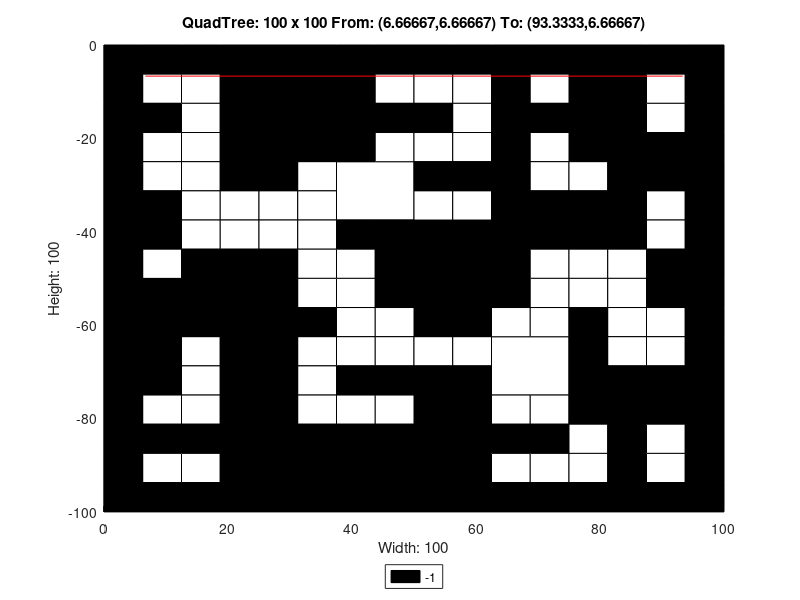

MATLAB code for this plot:
axis([0 100 -100 0]);
title('QuadTree: 100 x 100 From: (6.66667,6.66667) To: (93.3333,6.66667)');
xlabel('Width: 100');
ylabel('Height: 100');
rectangle('Position',[25 -12.5 12.5 12.5], 'FaceColor',[0 0 0]);
rectangle('Position',[25 -25 12.5 12.5], 'FaceColor',[0 0 0]);
rectangle('Position',[37.5 -37.5 12.5 12.5], 'FaceColor',[1 1 1]);
rectangle('Position',[75 -12.5 12.5 12.5], 'FaceColor',[0 0 0]);
rectangle('Position',[75 -25 12.5 12.5], 'FaceColor',[0 0 0]);
rectangle('Position',[50 -50 12.5 12.5], 'FaceColor',[0 0 0]);
rectangle('Position',[0 -62.5 12.5 12.5], 'FaceColor',[0 0 0]);
rectangle('Position',[12.5 -62.5 12.5 12.5], 'FaceColor',[0 0 0]);
rectangle('Position',[0 -75 12.5 12.5], 'FaceColor',[0 0 0]);
rectangle('Position',[25 -100 12.5 12.5], 'FaceColor',[0 0 0]);
rectangle('Position',[37.5 -100 12.5 12.5], 'FaceColor',[0 0 0]);
rectangle('Position',[50 -62.5 12.5 12.5], 'FaceColor',[0 0 0]);
rectangle('Position',[62.5 -75 12.5 12.5], 'FaceColor',[1 1 1]);
rectangle('Position',[50 -87.5 12.5 12.5], 'FaceColor',[0 0 0]);
rectangle('Position',[50 -100 12.5 12.5], 'FaceColor',[0 0 0]);
rectangle('Position',[0 -6.25 6.25 6.25], 'FaceColor',[0 0 0]);
rectangle('Position',[6.25 -6.25 6.25 6.25], 'FaceColor',[0 0 0]);
rectangle('Position',[0 -12.5 6.25 6.25], 'FaceColor',[0 0 0]);
rectangle('Position',[6.25 -12.5 6.25 6.25], 'FaceColor',[1 1 1]);
rectangle('Position',[12.5 -6.25 6.25 6.25], 'FaceColor',[0 0 0]);
rectangle('Position',[18.75 -6.25 6.25 6.25], 'FaceColor',[0 0 0]);
rectangle('Position',[12.5 -12.5 6.25 6.25], 'FaceColor',[1 1 1]);
rectangle('Position',[18.75 -12.5 6.25 6.25], 'FaceColor',[0 0 0]);
rectangle('Position',[0 -18.75 6.25 6.25], 'FaceColor',[0 0 0]);
rectangle('Position',[6.25 -18.75 6.25 6.25], 'FaceColor',[0 0 0]);
rectangle('Position',[0 -25 6.25 6.25], 'FaceColor',[0 0 0]);
rectangle('Position',[6.25 -25 6.25 6.25], 'FaceColor',[1 1 1]);
rectangle('Position',[12.5 -18.75 6.25 6.25], 'FaceColor',[1 1 1]);
rectangle('Position',[18.75 -18.75 6.25 6.25], 'FaceColor',[0 0 0]);
rectangle('Position',[12.5 -25 6.25 6.25], 'FaceColor',[1 1 1]);
rectangle('Position',[18.75 -25 6.25 6.25], 'FaceColor',[0 0 0]);
rectangle('Position',[37.5 -6.25 6.25 6.25], 'FaceColor',[0 0 0]);
rectangle('Position',[43.75 -6.25 6.25 6.25], 'FaceColor',[0 0 0]);
rectangle('Position',[37.5 -12.5 6.25 6.25], 'FaceColor',[0 0 0]);
rectangle('Position',[43.75 -12.5 6.25 6.25], 'FaceColor',[1 1 1]);
rectangle('Position',[37.5 -18.75 6.25 6.25], 'FaceColor',[0 0 0]);
rectangle('Position',[43.75 -18.75 6.25 6.25], 'FaceColor',[0 0 0]);
rectangle('Position',[37.5 -25 6.25 6.25], 'FaceColor',[0 0 0]);
rectangle('Position',[43.75 -25 6.25 6.25], 'FaceColor',[1 1 1]);
rectangle('Position',[0 -31.25 6.25 6.25], 'FaceColor',[0 0 0]);
rectangle('Position',[6.25 -31.25 6.25 6.25], 'FaceColor',[1 1 1]);
rectangle('Position',[0 -37.5 6.25 6.25], 'FaceColor',[0 0 0]);
rectangle('Position',[6.25 -37.5 6.25 6.25], 'FaceColor',[0 0 0]);
rectangle('Position',[12.5 -31.25 6.25 6.25], 'FaceColor',[1 1 1]);
rectangle('Position',[18.75 -31.25 6.25 6.25], 'FaceColor',[0 0 0]);
rectangle('Position',[12.5 -37.5 6.25 6.25], 'FaceColor',[1 1 1]);
rectangle('Position',[18.75 -37.5 6.25 6.25], 'FaceColor',[1 1 1]);
rectangle('Position',[0 -43.75 6.25 6.25], 'FaceColor',[0 0 0]);
rectangle('Position',[6.25 -43.75 6.25 6.25], 'FaceColor',[0 0 0]);
rectangle('Position',[0 -50 6.25 6.25], 'FaceColor',[0 0 0]);
rectangle('Position',[6.25 -50 6.25 6.25], 'FaceColor',[1 1 1]);
rectangle('Position',[12.5 -43.75 6.25 6.25], 'FaceColor',[1 1 1]);
rectangle('Position',[18.75 -43.75 6.25 6.25], 'FaceColor',[1 1 1]);
rectangle('Position',[12.5 -50 6.25 6.25], 'FaceColor',[0 0 0]);
rectangle('Position',[18.75 -50 6.25 6.25], 'FaceColor',[0 0 0]);
rectangle('Position',[25 -31.25 6.25 6.25], 'FaceColor',[0 0 0]);
rectangle('Position',[31.25 -31.25 6.25 6.25], 'FaceColor',[1 1 1]);
rectangle('Position',[25 -37.5 6.25 6.25], 'FaceColor',[1 1 1]);
rectangle('Position',[31.25 -37.5 6.25 6.25], 'FaceColor',[1 1 1]);
rectangle('Position',[25 -43.75 6.25 6.25], 'FaceColor',[1 1 1]);
rectangle('Position',[31.25 -43.75 6.25 6.25], 'FaceColor',[1 1 1]);
rectangle('Position',[25 -50 6.25 6.25], 'FaceColor',[0 0 0]);
rectangle('Position',[31.25 -50 6.25 6.25], 'FaceColor',[1 1 1]);
rectangle('Position',[37.5 -43.75 6.25 6.25], 'FaceColor',[0 0 0]);
rectangle('Position',[43.75 -43.75 6.25 6.25], 'FaceColor',[0 0 0]);
rectangle('Position',[37.5 -50 6.25 6.25], 'FaceColor',[1 1 1]);
rectangle('Position',[43.75 -50 6.25 6.25], 'FaceColor',[0 0 0]);
rectangle('Position',[50 -6.25 6.25 6.25], 'FaceColor',[0 0 0]);
rectangle('Position',[56.25 -6.25 6.25 6.25], 'FaceColor',[0 0 0]);
rectangle('Position',[50 -12.5 6.25 6.25], 'FaceColor',[1 1 1]);
rectangle('Position',[56.25 -12.5 6.25 6.25], 'FaceColor',[1 1 1]);
rectangle('Position',[62.5 -6.25 6.25 6.25], 'FaceColor',[0 0 0]);
rectangle('Position',[68.75 -6.25 6.25 6.25], 'FaceColor',[0 0 0]);
rectangle('Position',[62.5 -12.5 6.25 6.25], 'FaceColor',[0 0 0]);
rectangle('Position',[68.75 -12.5 6.25 6.25], 'FaceColor',[1 1 1]);
rectangle('Position',[50 -18.75 6.25 6.25], 'FaceColor',[0 0 0]);
rectangle('Position',[56.25 -18.75 6.25 6.25], 'FaceColor',[1 1 1]);
rectangle('Position',[50 -25 6.25 6.25], 'FaceColor',[1 1 1]);
rectangle('Position',[56.25 -25 6.25 6.25], 'FaceColor',[1 1 1]);
rectangle('Position',[62.5 -18.75 6.25 6.25], 'FaceColor',[0 0 0]);
rectangle('Position',[68.75 -18.75 6.25 6.25], 'FaceColor',[0 0 0]);
rectangle('Position',[62.5 -25 6.25 6.25], 'FaceColor',[0 0 0]);
rectangle('Position',[68.75 -25 6.25 6.25], 'FaceColor',[1 1 1]);
rectangle('Position',[87.5 -6.25 6.25 6.25], 'FaceColor',[0 0 0]);
rectangle('Position',[93.75 -6.25 6.25 6.25], 'FaceColor',[0 0 0]);
rectangle('Position',[87.5 -12.5 6.25 6.25], 'FaceColor',[1 1 1]);
rectangle('Position',[93.75 -12.5 6.25 6.25], 'FaceColor',[0 0 0]);
rectangle('Position',[87.5 -18.75 6.25 6.25], 'FaceColor',[1 1 1]);
rectangle('Position',[93.75 -18.75 6.25 6.25], 'FaceColor',[0 0 0]);
rectangle('Position',[87.5 -25 6.25 6.25], 'FaceColor',[0 0 0]);
rectangle('Position',[93.75 -25 6.25 6.25], 'FaceColor',[0 0 0]);
rectangle('Position',[50 -31.25 6.25 6.25], 'FaceColor',[0 0 0]);
rectangle('Position',[56.25 -31.25 6.25 6.25], 'FaceColor',[0 0 0]);
rectangle('Position',[50 -37.5 6.25 6.25], 'FaceColor',[1 1 1]);
rectangle('Position',[56.25 -37.5 6.25 6.25], 'FaceColor',[1 1 1]);
rectangle('Position',[62.5 -31.25 6.25 6.25], 'FaceColor',[0 0 0]);
rectangle('Position',[68.75 -31.25 6.25 6.25], 'FaceColor',[1 1 1]);
rectangle('Position',[62.5 -37.5 6.25 6.25], 'FaceColor',[0 0 0]);
rectangle('Position',[68.75 -37.5 6.25 6.25], 'FaceColor',[0 0 0]);
rectangle('Position',[62.5 -43.75 6.25 6.25], 'FaceColor',[0 0 0]);
rectangle('Position',[68.75 -43.75 6.25 6.25], 'FaceColor',[0 0 0]);
rectangle('Position',[62.5 -50 6.25 6.25], 'FaceColor',[0 0 0]);
rectangle('Position',[68.75 -50 6.25 6.25], 'FaceColor',[1 1 1]);
rectangle('Position',[75 -31.25 6.25 6.25], 'FaceColor',[1 1 1]);
rectangle('Position',[81.25 -31.25 6.25 6.25], 'FaceColor',[0 0 0]);
rectangle('Position',[75 -37.5 6.25 6.25], 'FaceColor',[0 0 0]);
rectangle('Position',[81.25 -37.5 6.25 6.25], 'FaceColor',[0 0 0]);
rectangle('Position',[87.5 -31.25 6.25 6.25], 'FaceColor',[0 0 0]);
rectangle('Position',[93.75 -31.25 6.25 6.25], 'FaceColor',[0 0 0]);
rectangle('Position',[87.5 -37.5 6.25 6.25], 'FaceColor',[1 1 1]);
rectangle('Position',[93.75 -37.5 6.25 6.25], 'FaceColor',[0 0 0]);
rectangle('Position',[75 -43.75 6.25 6.25], 'FaceColor',[0 0 0]);
rectangle('Position',[81.25 -43.75 6.25 6.25], 'FaceColor',[0 0 0]);
rectangle('Position',[75 -50 6.25 6.25], 'FaceColor',[1 1 1]);
rectangle('Position',[81.25 -50 6.25 6.25], 'FaceColor',[1 1 1]);
rectangle('Position',[87.5 -43.75 6.25 6.25], 'FaceColor',[1 1 1]);
rectangle('Position',[93.75 -43.75 6.25 6.25], 'FaceColor',[0 0 0]);
rectangle('Position',[87.5 -50 6.25 6.25], 'FaceColor',[0 0 0]);
rectangle('Position',[93.75 -50 6.25 6.25], 'FaceColor',[0 0 0]);
rectangle('Position',[12.5 -68.75 6.25 6.25], 'FaceColor',[1 1 1]);
rectangle('Position',[18.75 -68.75 6.25 6.25], 'FaceColor',[0 0 0]);
rectangle('Position',[12.5 -75 6.25 6.25], 'FaceColor',[1 1 1]);
rectangle('Position',[18.75 -75 6.25 6.25], 'FaceColor',[0 0 0]);
rectangle('Position',[25 -56.25 6.25 6.25], 'FaceColor',[0 0 0]);
rectangle('Position',[31.25 -56.25 6.25 6.25], 'FaceColor',[1 1 1]);
rectangle('Position',[25 -62.5 6.25 6.25], 'FaceColor',[0 0 0]);
rectangle('Position',[31.25 -62.5 6.25 6.25], 'FaceColor',[0 0 0]);
rectangle('Position',[37.5 -56.25 6.25 6.25], 'FaceColor',[1 1 1]);
rectangle('Position',[43.75 -56.25 6.25 6.25], 'FaceColor',[0 0 0]);
rectangle('Position',[37.5 -62.5 6.25 6.25], 'FaceColor',[1 1 1]);
rectangle('Position',[43.75 -62.5 6.25 6.25], 'FaceColor',[1 1 1]);
rectangle('Position',[25 -68.75 6.25 6.25], 'FaceColor',[0 0 0]);
rectangle('Position',[31.25 -68.75 6.25 6.25], 'FaceColor',[1 1 1]);
rectangle('Position',[25 -75 6.25 6.25], 'FaceColor',[0 0 0]);
rectangle('Position',[31.25 -75 6.25 6.25], 'FaceColor',[1 1 1]);
rectangle('Position',[37.5 -68.75 6.25 6.25], 'FaceColor',[1 1 1]);
rectangle('Position',[43.75 -68.75 6.25 6.25], 'FaceColor',[1 1 1]);
rectangle('Position',[37.5 -75 6.25 6.25], 'FaceColor',[0 0 0]);
rectangle('Position',[43.75 -75 6.25 6.25], 'FaceColor',[0 0 0]);
rectangle('Position',[0 -81.25 6.25 6.25], 'FaceColor',[0 0 0]);
rectangle('Position',[6.25 -81.25 6.25 6.25], 'FaceColor',[1 1 1]);
rectangle('Position',[0 -87.5 6.25 6.25], 'FaceColor',[0 0 0]);
rectangle('Position',[6.25 -87.5 6.25 6.25], 'FaceColor',[0 0 0]);
rectangle('Position',[12.5 -81.25 6.25 6.25], 'FaceColor',[1 1 1]);
rectangle('Position',[18.75 -81.25 6.25 6.25], 'FaceColor',[0 0 0]);
rectangle('Position',[12.5 -87.5 6.25 6.25], 'FaceColor',[0 0 0]);
rectangle('Position',[18.75 -87.5 6.25 6.25], 'FaceColor',[0 0 0]);
rectangle('Position',[0 -93.75 6.25 6.25], 'FaceColor',[0 0 0]);
rectangle('Position',[6.25 -93.75 6.25 6.25], 'FaceColor',[1 1 1]);
rectangle('Position',[0 -100 6.25 6.25], 'FaceColor',[0 0 0]);
rectangle('Position',[6.25 -100 6.25 6.25], 'FaceColor',[0 0 0]);
rectangle('Position',[12.5 -93.75 6.25 6.25], 'FaceColor',[1 1 1]);
rectangle('Position',[18.75 -93.75 6.25 6.25], 'FaceColor',[0 0 0]);
rectangle('Position',[12.5 -100 6.25 6.25], 'FaceColor',[0 0 0]);
rectangle('Position',[18.75 -100 6.25 6.25], 'FaceColor',[0 0 0]);
rectangle('Position',[25 -81.25 6.25 6.25], 'FaceColor',[0 0 0]);
rectangle('Position',[31.25 -81.25 6.25 6.25], 'FaceColor',[1 1 1]);
rectangle('Position',[25 -87.5 6.25 6.25], 'FaceColor',[0 0 0]);
rectangle('Position',[31.25 -87.5 6.25 6.25], 'FaceColor',[0 0 0]);
rectangle('Position',[37.5 -81.25 6.25 6.25], 'FaceColor',[1 1 1]);
rectangle('Position',[43.75 -81.25 6.25 6.25], 'FaceColor',[1 1 1]);
rectangle('Position',[37.5 -87.5 6.25 6.25], 'FaceColor',[0 0 0]);
rectangle('Position',[43.75 -87.5 6.25 6.25], 'FaceColor',[0 0 0]);
rectangle('Position',[62.5 -56.25 6.25 6.25], 'FaceColor',[0 0 0]);
rectangle('Position',[68.75 -56.25 6.25 6.25], 'FaceColor',[1 1 1]);
rectangle('Position',[62.5 -62.5 6.25 6.25], 'FaceColor',[1 1 1]);
rectangle('Position',[68.75 -62.5 6.25 6.25], 'FaceColor',[1 1 1]);
rectangle('Position',[50 -68.75 6.25 6.25], 'FaceColor',[1 1 1]);
rectangle('Position',[56.25 -68.75 6.25 6.25], 'FaceColor',[1 1 1]);
rectangle('Position',[50 -75 6.25 6.25], 'FaceColor',[0 0 0]);
rectangle('Position',[56.25 -75 6.25 6.25], 'FaceColor',[0 0 0]);
rectangle('Position',[75 -56.25 6.25 6.25], 'FaceColor',[1 1 1]);
rectangle('Position',[81.25 -56.25 6.25 6.25], 'FaceColor',[1 1 1]);
rectangle('Position',[75 -62.5 6.25 6.25], 'FaceColor',[0 0 0]);
rectangle('Position',[81.25 -62.5 6.25 6.25], 'FaceColor',[1 1 1]);
rectangle('Position',[87.5 -56.25 6.25 6.25], 'FaceColor',[0 0 0]);
rectangle('Position',[93.75 -56.25 6.25 6.25], 'FaceColor',[0 0 0]);
rectangle('Position',[87.5 -62.5 6.25 6.25], 'FaceColor',[1 1 1]);
rectangle('Position',[93.75 -62.5 6.25 6.25], 'FaceColor',[0 0 0]);
rectangle('Position',[75 -68.75 6.25 6.25], 'FaceColor',[0 0 0]);
rectangle('Position',[81.25 -68.75 6.25 6.25], 'FaceColor',[1 1 1]);
rectangle('Position',[75 -75 6.25 6.25], 'FaceColor',[0 0 0]);
rectangle('Position',[81.25 -75 6.25 6.25], 'FaceColor',[0 0 0]);
rectangle('Position',[87.5 -68.75 6.25 6.25], 'FaceColor',[1 1 1]);
rectangle('Position',[93.75 -68.75 6.25 6.25], 'FaceColor',[0 0 0]);
rectangle('Position',[87.5 -75 6.25 6.25], 'FaceColor',[0 0 0]);
rectangle('Position',[93.75 -75 6.25 6.25], 'FaceColor',[0 0 0]);
rectangle('Position',[62.5 -81.25 6.25 6.25], 'FaceColor',[1 1 1]);
rectangle('Position',[68.75 -81.25 6.25 6.25], 'FaceColor',[1 1 1]);
rectangle('Position',[62.5 -87.5 6.25 6.25], 'FaceColor',[0 0 0]);
rectangle('Position',[68.75 -87.5 6.25 6.25], 'FaceColor',[0 0 0]);
rectangle('Position',[62.5 -93.75 6.25 6.25], 'FaceColor',[1 1 1]);
rectangle('Position',[68.75 -93.75 6.25 6.25], 'FaceColor',[1 1 1]);
rectangle('Position',[62.5 -100 6.25 6.25], 'FaceColor',[0 0 0]);
rectangle('Position',[68.75 -100 6.25 6.25], 'FaceColor',[0 0 0]);
rectangle('Position',[75 -81.25 6.25 6.25], 'FaceColor',[0 0 0]);
rectangle('Position',[81.25 -81.25 6.25 6.25], 'FaceColor',[0 0 0]);
rectangle('Position',[75 -87.5 6.25 6.25], 'FaceColor',[1 1 1]);
rectangle('Position',[81.25 -87.5 6.25 6.25], 'FaceColor',[0 0 0]);
rectangle('Position',[87.5 -81.25 6.25 6.25], 'FaceColor',[0 0 0]);
rectangle('Position',[93.75 -81.25 6.25 6.25], 'FaceColor',[0 0 0]);
rectangle('Position',[87.5 -87.5 6.25 6.25], 'FaceColor',[1 1 1]);
rectangle('Position',[93.75 -87.5 6.25 6.25], 'FaceColor',[0 0 0]);
rectangle('Position',[75 -93.75 6.25 6.25], 'FaceColor',[1 1 1]);
rectangle('Position',[81.25 -93.75 6.25 6.25], 'FaceColor',[0 0 0]);
rectangle('Position',[75 -100 6.25 6.25], 'FaceColor',[0 0 0]);
rectangle('Position',[81.25 -100 6.25 6.25], 'FaceColor',[0 0 0]);
rectangle('Position',[87.5 -93.75 6.25 6.25], 'FaceColor',[1 1 1]);
rectangle('Position',[93.75 -93.75 6.25 6.25], 'FaceColor',[0 0 0]);
rectangle('Position',[87.5 -100 6.25 6.25], 'FaceColor',[0 0 0]);
rectangle('Position',[93.75 -100 6.25 6.25], 'FaceColor',[0 0 0]);
X=[93.3333,6.66667];
Y=[-6.66667,-6.66667];
hold on;
plot(X,Y,'r');
legend('-1','Location','southoutside');
